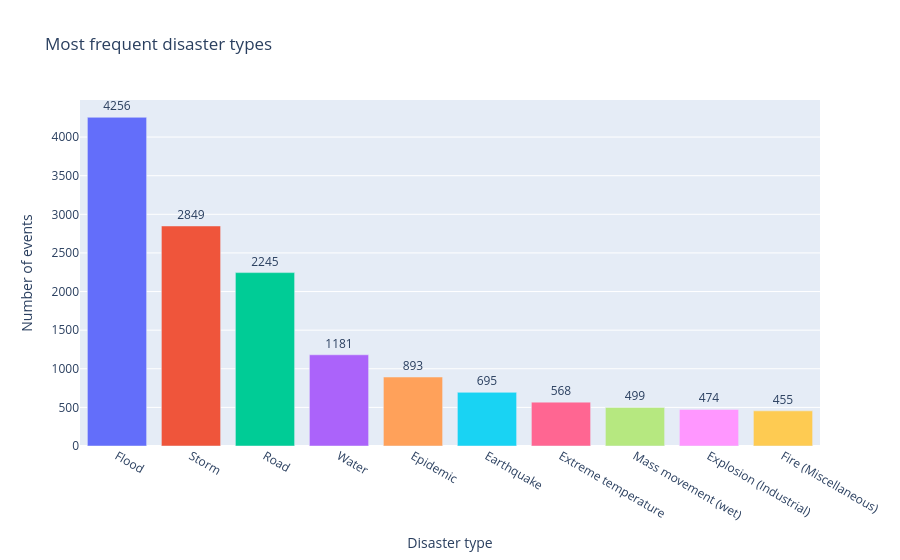

Notebook cell for this chart:
### Markdown cell above
## Distribution of disaster types

This chart complements the previous table by visually showing which disaster types dominate the dataset.

### Code cell
fig = px.bar(
    type_summary,
    x="Disaster Type",
    y="events",
    text="events",
    color="Disaster Type",
    title="Most frequent disaster types"
)

fig.update_traces(texttemplate="%{text}", textposition="outside")
fig.update_layout(xaxis_title="Disaster type", yaxis_title="Number of events", showlegend=False)
fig.show()

### Figure 1 — Plotly figure (JSON) as saved in the notebook; plotly's stock layout.template omitted (floating-point values rounded to 4 significant figures)
{"data": [{"hovertemplate": "Disaster Type=%{x}<br>events=%{text}<extra></extra>", "legendgroup": "Flood", "marker": {"color": "#636efa", "pattern": {"shape": ""}}, "name": "Flood", "orientation": "v", "showlegend": true, "text": [4256.0], "textposition": "outside", "texttemplate": "%{text}", "type": "bar", "x": ["Flood"], "xaxis": "x", "y": [4256], "yaxis": "y"}, {"hovertemplate": "Disaster Type=%{x}<br>events=%{text}<extra></extra>", "legendgroup": "Storm", "marker": {"color": "#EF553B", "pattern": {"shape": ""}}, "name": "Storm", "orientation": "v", "showlegend": true, "text": [2849.0], "textposition": "outside", "texttemplate": "%{text}", "type": "bar", "x": ["Storm"], "xaxis": "x", "y": [2849], "yaxis": "y"}, {"hovertemplate": "Disaster Type=%{x}<br>events=%{text}<extra></extra>", "legendgroup": "Road", "marker": {"color": "#00cc96", "pattern": {"shape": ""}}, "name": "Road", "orientation": "v", "showlegend": true, "text": [2245.0], "textposition": "outside", "texttemplate": "%{text}", "type": "bar", "x": ["Road"], "xaxis": "x", "y": [2245], "yaxis": "y"}, {"hovertemplate": "Disaster Type=%{x}<br>events=%{text}<extra></extra>", "legendgroup": "Water", "marker": {"color": "#ab63fa", "pattern": {"shape": ""}}, "name": "Water", "orientation": "v", "showlegend": true, "text": [1181.0], "textposition": "outside", "texttemplate": "%{text}", "type": "bar", "x": ["Water"], "xaxis": "x", "y": [1181], "yaxis": "y"}, {"hovertemplate": "Disaster Type=%{x}<br>events=%{text}<extra></extra>", "legendgroup": "Epidemic", "marker": {"color": "#FFA15A", "pattern": {"shape": ""}}, "name": "Epidemic", "orientation": "v", "showlegend": true, "text": [893.0], "textposition": "outside", "texttemplate": "%{text}", "type": "bar", "x": ["Epidemic"], "xaxis": "x", "y": [893], "yaxis": "y"}, {"hovertemplate": "Disaster Type=%{x}<br>events=%{text}<extra></extra>", "legendgroup": "Earthquake", "marker": {"color": "#19d3f3", "pattern": {"shape": ""}}, "name": "Earthquake", "orientation": "v", "showlegend": true, "text": [695.0], "textposition": "outside", "texttemplate": "%{text}", "type": "bar", "x": ["Earthquake"], "xaxis": "x", "y": [695], "yaxis": "y"}, {"hovertemplate": "Disaster Type=%{x}<br>events=%{text}<extra></extra>", "legendgroup": "Extreme temperature", "marker": {"color": "#FF6692", "pattern": {"shape": ""}}, "name": "Extreme temperature", "orientation": "v", "showlegend": true, "text": [568.0], "textposition": "outside", "texttemplate": "%{text}", "type": "bar", "x": ["Extreme temperature"], "xaxis": "x", "y": [568], "yaxis": "y"}, {"hovertemplate": "Disaster Type=%{x}<br>events=%{text}<extra></extra>", "legendgroup": "Mass movement (wet)", "marker": {"color": "#B6E880", "pattern": {"shape": ""}}, "name": "Mass movement (wet)", "orientation": "v", "showlegend": true, "text": [499.0], "textposition": "outside", "texttemplate": "%{text}", "type": "bar", "x": ["Mass movement (wet)"], "xaxis": "x", "y": [499], "yaxis": "y"}, {"hovertemplate": "Disaster Type=%{x}<br>events=%{text}<extra></extra>", "legendgroup": "Explosion (Industrial)", "marker": {"color": "#FF97FF", "pattern": {"shape": ""}}, "name": "Explosion (Industrial)", "orientation": "v", "showlegend": true, "text": [474.0], "textposition": "outside", "texttemplate": "%{text}", "type": "bar", "x": ["Explosion (Industrial)"], "xaxis": "x", "y": [474], "yaxis": "y"}, {"hovertemplate": "Disaster Type=%{x}<br>events=%{text}<extra></extra>", "legendgroup": "Fire (Miscellaneous)", "marker": {"color": "#FECB52", "pattern": {"shape": ""}}, "name": "Fire (Miscellaneous)", "orientation": "v", "showlegend": true, "text": [455.0], "textposition": "outside", "texttemplate": "%{text}", "type": "bar", "x": ["Fire (Miscellaneous)"], "xaxis": "x", "y": [455], "yaxis": "y"}], "layout": {"barmode": "relative", "legend": {"title": {"text": "Disaster Type"}, "tracegroupgap": 0}, "showlegend": false, "title": {"text": "Most frequent disaster types"}, "xaxis": {"anchor": "y", "categoryarray": ["Flood", "Storm", "Road", "Water", "Epidemic", "Earthquake", "Extreme temperature", "Mass movement (wet)", "Explosion (Industrial)", "Fire (Miscellaneous)"], "categoryorder": "array", "domain": [0, 1], "title": {"text": "Disaster type"}}, "yaxis": {"anchor": "x", "domain": [0, 1], "title": {"text": "Number of events"}}}}
